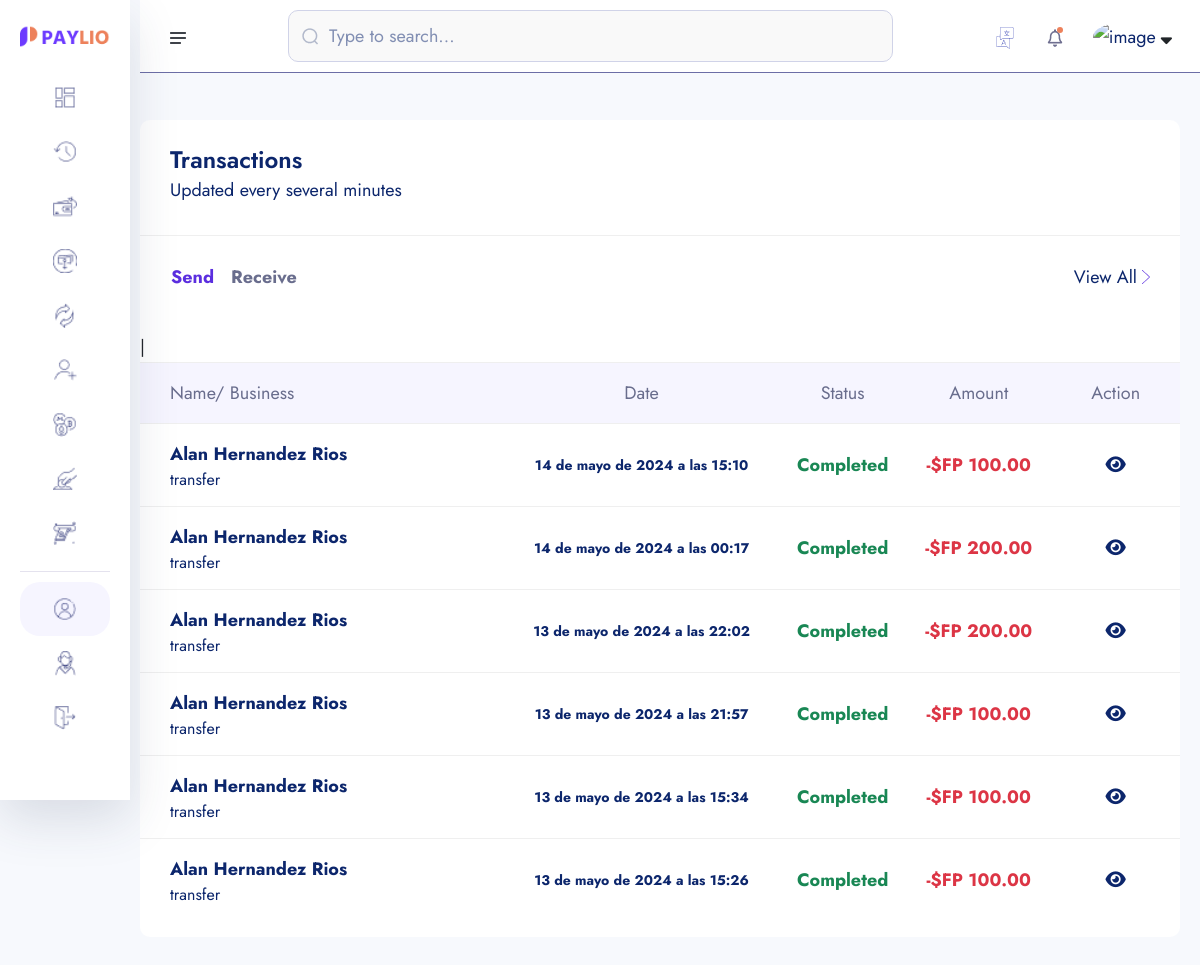
Before: /transactions/ (signed in) with the older database file.
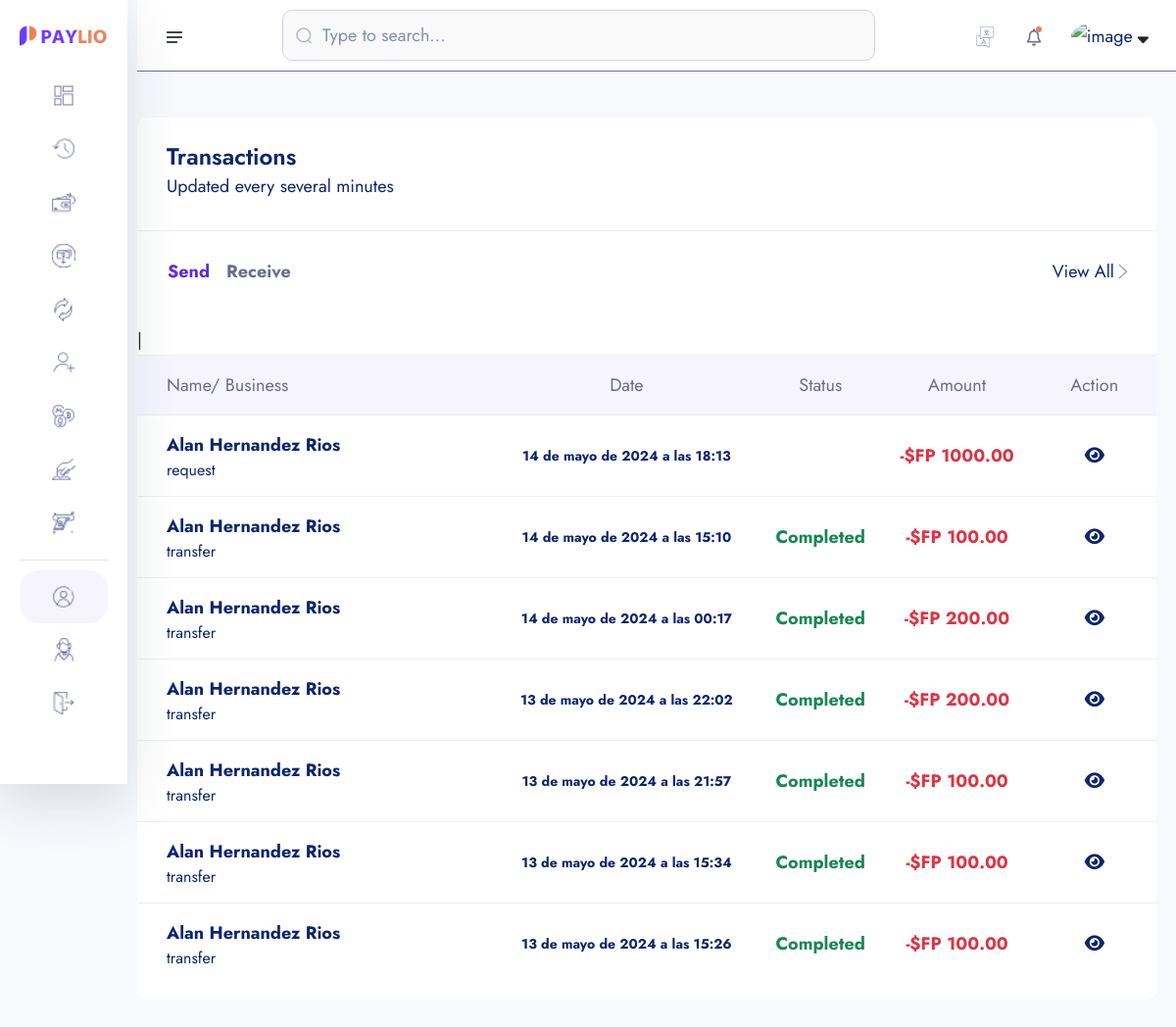
After: the same page with the newer database file.
### core/models.py (models this page shows, shortened)
class Transaction(models.Model):
    transaction_id = ShortUUIDField(unique=True, length=15, max_length=20, prefix="TRN")
    user = models.ForeignKey(User, on_delete=models.SET_NULL, null=True, related_name="user")
    amount = models.DecimalField(max_digits=12, decimal_places=2, default=0.00)
    description = models.CharField(max_length=1000, null=True, blank=True)
    reciever = models.ForeignKey(User, on_delete=models.SET_NULL, null=True, related_name="receiver")
    sender = models.ForeignKey(User, on_delete=models.SET_NULL, null=True, related_name="sender")
    reciever_account = models.ForeignKey(Account, on_delete=models.SET_NULL, null=True, related_name="reciever_account")
    sender_account = models.ForeignKey(Account, on_delete=models.SET_NULL, null=True, related_name="sender_account")
    status = models.CharField(choices=TRANSACTION_STATUS, max_length=100, default="pending")
    transaction_type = models.CharField(choices=TRANSACTION_TYPE, max_length=100, default="none")
    date = models.DateTimeField(auto_now_add=True)
    updated = models.DateTimeField(auto_now_add=False, null=True, blank=True)

### userauths/models.py (models this page shows, shortened)
class User(AbstractUser):
    username = models.CharField(max_length=100)
    email = models.EmailField(unique=True)
    is_staff = models.BooleanField(default=False)
    USERNAME_FIELD = 'email'
    REQUIRED_FIELDS = ['username']

### account/models.py (models this page shows, shortened)
class KYC(models.Model):
    id = models.UUIDField(primary_key=True, unique=True, default=uuid.uuid4, editable=False)
    user = models.OneToOneField(User, on_delete=models.CASCADE)
    account = models.OneToOneField(Account, on_delete=models.CASCADE, null=True, blank=True)
    full_name = models.CharField(max_length=1000)
    image = models.ImageField(upload_to="kyc", default="default.jpg")
    marrital_status = models.CharField(choices=MARITAL_STATUS, max_length=40)
    gender = models.CharField(choices=GENDER, max_length=40)
    identity_type = models.CharField(choices=IDENTITY_TYPE, max_length=140)
    identity_image = models.ImageField(upload_to="kyc", null=True, blank=True)
    date_of_birth = models.DateTimeField(auto_now_add=False)
    signature = models.ImageField(upload_to="kyc")
    state = models.CharField(max_length=100)
    city = models.CharField(max_length=100)
    mobile = models.CharField(max_length=1000)
    fax = models.CharField(max_length=1000)
    date = models.DateTimeField(auto_now_add=True)

### core/transaction.py (the view)
# urls.py: path("transactions/", transaction.transaction_lists, name="transactions"),
@login_required
def transaction_lists(request):
    sender_transaction = Transaction.objects.filter(sender=request.user).order_by("-id")
    reciever_transaction = Transaction.objects.filter(reciever=request.user).order_by("-id")
    context = {
        "sender_transaction": sender_transaction,
        "reciever_transaction": reciever_transaction
    }
    return render(request, "transaction/transaction_list.html", context)

### templates/transaction/transaction_list.html (shortened to what the changed rows need)
{% extends "partials/dashboard-base.html" %}
{% load static %}
{% load humanize %}
{% block content %}
<section class="dashboard-section body-collapse">
    <div class="overlay pt-120">
        <div class="container-fruid">
            <div class="row">
                <div class="col-xl-12 col-lg-12">
                    <div class="section-content">
                        <div class="transactions-area">
                            <div class="tab-content mt-40">
                                <div class="tab-pane fade show active" id="latest" role="tabpanel"
                                    aria-labelledby="latest-tab">
                                    <div class="table-responsive">
                                        <table class="table">
                                            <thead>
                                                <tr>
                                                    <th scope="col">Name/ Business</th>
                                                    <th scope="col">Date</th>
                                                    <th scope="col">Status</th>
                                                    <th scope="col">Amount</th>
                                                    <th scope="col">Action</th>
                                                </tr>
                                            </thead>
                                            <tbody>
                                                {% for s in sender_transaction %}
                                                <tr data-bs-toggle="modal" data-bs-target="#transactionsMod">
                                                    <th scope="row">
                                                        <p>{{s.reciever.kyc.full_name|title}}</p>
                                                        <p class="mdr">{{ s.transaction_type }}</p>
                                                    </th>
                                                    <td>
                                                        <p class="mdr"> <small> {{ s.date }} </small> </p>
                                                    </td>
                                                    <td>
                                                        {% if s.status == 'completed' %}
                                                            <p class="text-success">{{ s.status|title}}</p>
                                                        {% endif %}
                                                    </td>
                                                    <td>
                                                        <p class="text-danger">-$FP {{ s.amount|floatformat:"0.2f" }} </p>
                                                    </td>
                                                    <td>
                                                        <a href="{% url 'core:transaction-detail' s.transaction_id %}" class=""><i class="fas fa-eye"></i></a>
                                                    </td>
                                                </tr>
                                                {% endfor %}|
                                            </tbody>
                                        </table>
                                    </div>
                                </div>
                            </div>
                        </div>
                    </div>
                </div>
            </div>
        </div>
    </div>
</section>
{% endblock content %}

Changed rows visible on the page:
added Transaction: reciever.kyc.full_name "Alan Hernandez Rios", transaction_type "request", date "14 de mayo de 2024 a las 18:13", amount "1000.00"
